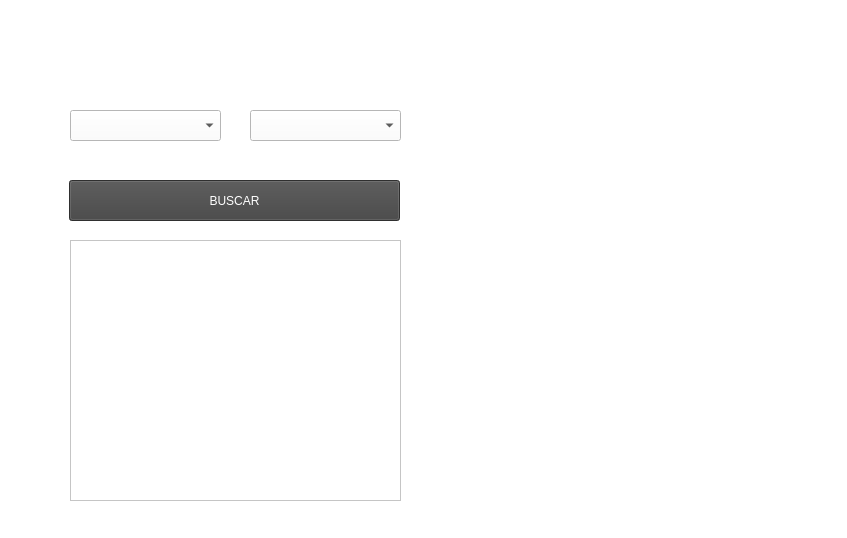
<?xml version="1.0" encoding="UTF-8"?>
<ui version="4.0">
 <class>MainWindow</class>
 <widget class="QMainWindow" name="MainWindow">
  <property name="geometry">
   <rect>
    <x>0</x>
    <y>0</y>
    <width>847</width>
    <height>538</height>
   </rect>
  </property>
  <property name="windowTitle">
   <string>MainWindow</string>
  </property>
  <property name="styleSheet">
   <string notr="true">background-color: rgb(255, 255, 255)</string>
  </property>
  <widget class="QWidget" name="centralWidget">
   <widget class="QLabel" name="label">
    <property name="geometry">
     <rect>
      <x>480</x>
      <y>0</y>
      <width>371</width>
      <height>541</height>
     </rect>
    </property>
    <property name="text">
     <string/>
    </property>
   </widget>
   <widget class="QLabel" name="label_2">
    <property name="geometry">
     <rect>
      <x>410</x>
      <y>0</y>
      <width>441</width>
      <height>541</height>
     </rect>
    </property>
    <property name="text">
     <string/>
    </property>
   </widget>
   <widget class="QPushButton" name="pushButton">
    <property name="geometry">
     <rect>
      <x>69</x>
      <y>180</y>
      <width>331</width>
      <height>41</height>
     </rect>
    </property>
    <property name="styleSheet">
     <string notr="true">background-color: #424242;
font: 16pt &quot;Sans Serif&quot;;
color: white;</string>
    </property>
    <property name="text">
     <string>BUSCAR</string>
    </property>
   </widget>
   <widget class="QTextBrowser" name="textBrowser">
    <property name="geometry">
     <rect>
      <x>70</x>
      <y>240</y>
      <width>331</width>
      <height>261</height>
     </rect>
    </property>
   </widget>
   <widget class="QComboBox" name="comboBox">
    <property name="geometry">
     <rect>
      <x>70</x>
      <y>110</y>
      <width>151</width>
      <height>31</height>
     </rect>
    </property>
   </widget>
   <widget class="QComboBox" name="comboBox_2">
    <property name="geometry">
     <rect>
      <x>250</x>
      <y>110</y>
      <width>151</width>
      <height>31</height>
     </rect>
    </property>
   </widget>
   <zorder>label_2</zorder>
   <zorder>label</zorder>
   <zorder>pushButton</zorder>
   <zorder>textBrowser</zorder>
   <zorder>comboBox</zorder>
   <zorder>comboBox_2</zorder>
  </widget>
 </widget>
 <layoutdefault spacing="6" margin="11"/>
 <resources/>
 <connections/>
</ui>
